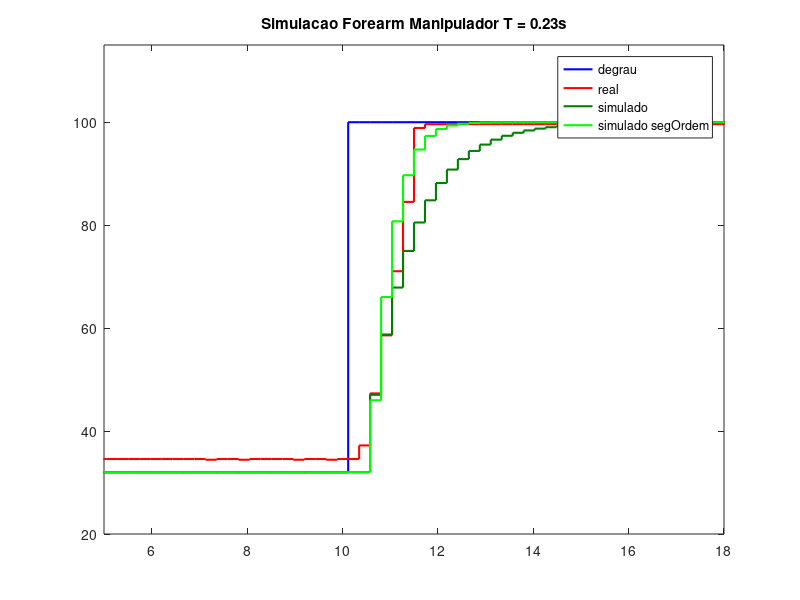
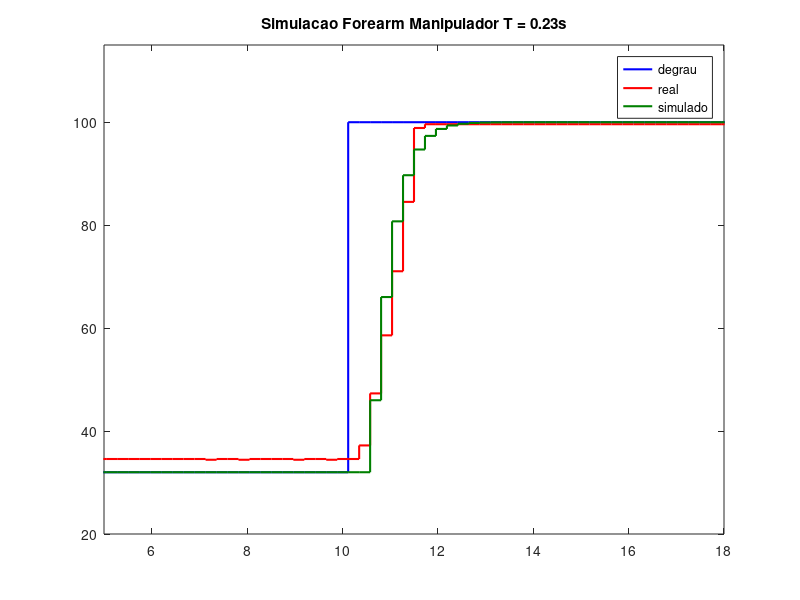
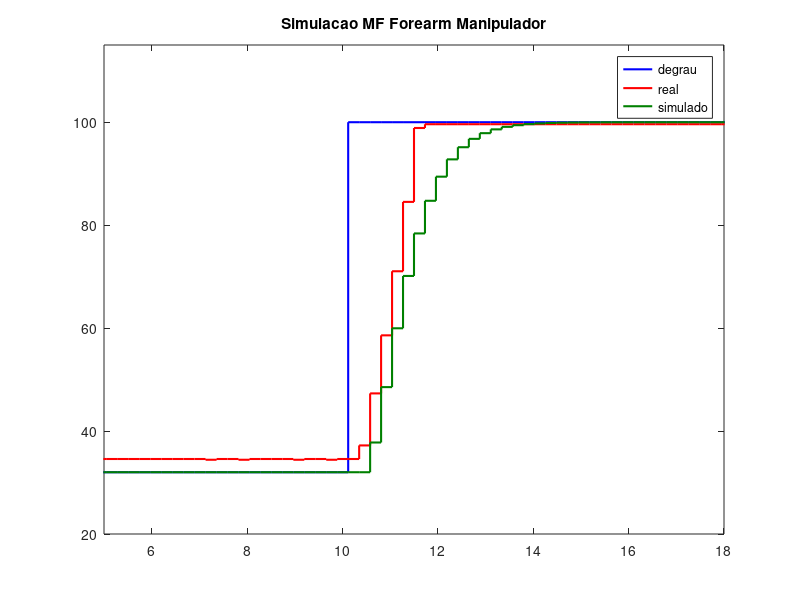

Source code (MATLAB) for these figures, in order:
clc;
close all;

load('inputForearm0_23.mat')
load('outputForearm0_23.mat')

darkGreen = [0, 0.5, 0];
darknessGreen = [0, 0.1, 0];

% Um polo - Discreto direto
tfForearm0_23 = tf(1,[.92 1])
tfForearm0_23 = c2d(tfForearm0_23, 0.23,'zoh')
% Dois polos c2d (MELHOR RESULTADO)
tfForearm0_23_segOrdem = tf([13.3384],[1 7.3043 13.3384])
tfForearm0_23_segOrdem = c2d(tfForearm0_23_segOrdem, 0.23,'zoh')

timeForearm0_23 = 0:0.23:19.78;

refForearm0_23_estab = zeros(1,187);
timeForearm0_23_estab = 0:0.23:42.78;

for idx = 1:187
    if idx <= 145
        refForearm0_23_estab(1,idx) = 32;
    else
        refForearm0_23_estab(1,idx) = 100;
    end
end

resultStepForearm0_23 = lsim(tfForearm0_23,refForearm0_23_estab,timeForearm0_23_estab);
resultStepForearm0_23_segOrdem = lsim(tfForearm0_23_segOrdem,refForearm0_23_estab,timeForearm0_23_estab);

figure(1)
stairs(timeForearm0_23(1,:),inputForearm0_23(:,1),'b', 'LineWidth', 1.5);
hold on
stairs(timeForearm0_23(1,:),outputForearm0_23(:,1),'r', 'LineWidth', 1.5);
hold on
stairs(timeForearm0_23(1,:),resultStepForearm0_23(101:187,1),'Color',darkGreen, 'LineWidth', 1.5);
hold on
stairs(timeForearm0_23(1,:),resultStepForearm0_23_segOrdem(101:187,1),'g', 'LineWidth', 1.5);
axis([5 18 20 115])
legend('degrau','real','simulado', 'simulado segOrdem')
title('Simulacao Forearm Manipulador T = 0.23s')

figure(2)
stairs(timeForearm0_23(1,:),inputForearm0_23(:,1),'b', 'LineWidth', 1.5);
hold on
stairs(timeForearm0_23(1,:),outputForearm0_23(:,1),'r', 'LineWidth', 1.5);
hold on
stairs(timeForearm0_23(1,:),resultStepForearm0_23_segOrdem(101:187,1),'Color',darkGreen, 'LineWidth', 1.5);
axis([5 18 20 115])
legend('degrau','real','simulado')
title('Simulacao Forearm Manipulador T = 0.23s')


% ----------------------------- MALHA FECHADA ----------------------------

% C_BASE = C_FOREARM = ( 3.74*s + 3.4 ) / s
% 
% pid = kp + ki/s + kd*s
% 
% Zero = -0.909090
% Polo = 0
% 
% Kp = 3.74
% Ki = 3.4

% c_pi = tf([3.74 3.4],[1 0])
% c_pi = c2d(c_pi,0.23,'zoh')
c_pi = tf([0.41305 -0.200783605],[1 -1],0.23)
mf_forearm = feedback(c_pi*tfForearm0_23_segOrdem,1)

result_mf_step_forearm = lsim(mf_forearm,refForearm0_23_estab,timeForearm0_23_estab);

figure(3)
stairs(timeForearm0_23(1,:),inputForearm0_23(:,1),'b', 'LineWidth', 1.5);
hold on
stairs(timeForearm0_23(1,:),outputForearm0_23(:,1),'r', 'LineWidth', 1.5);
hold on
stairs(timeForearm0_23(1,:),result_mf_step_forearm(101:187,1),'b','Color',darkGreen, 'LineWidth', 1.5);
axis([5 18 20 115])
legend('degrau','real','simulado')
title('Simulacao MF Forearm Manipulador')
